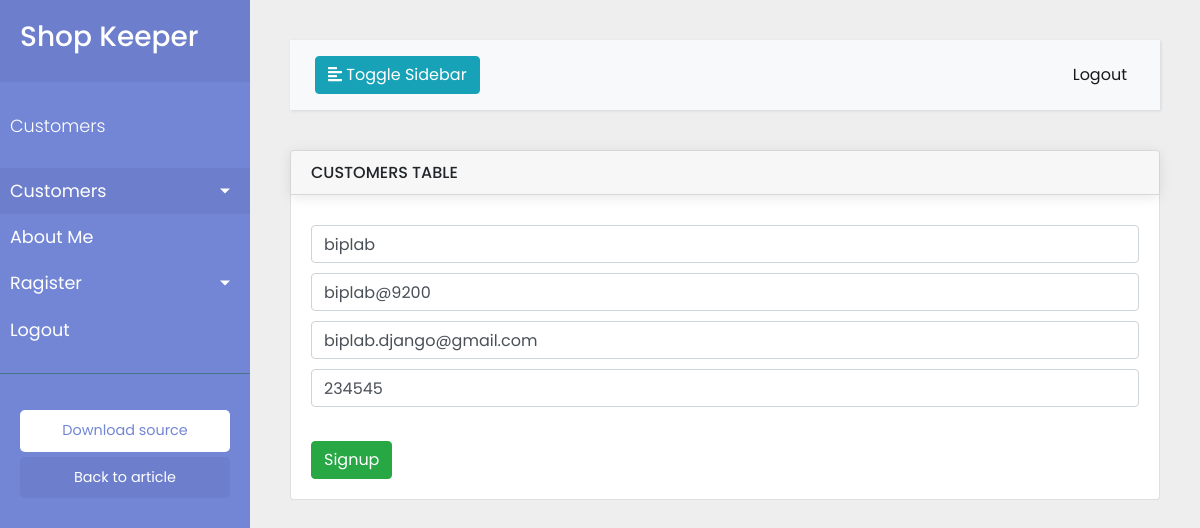
The app's page /update/2/ with its own data.
### customer/models.py (models this page shows, shortened)
class Customer(models.Model):
    name = models.CharField(max_length=100,default='username', verbose_name='Customer Name')
    password = models.CharField(max_length=100)
    email = models.EmailField(max_length=200,unique=True)
    mobile = models.CharField(max_length=15)
    status = models.BooleanField(default=False)

### customer/views.py (the view)
# urls.py: path('update/<int:id>/',cus_views.update_customer, name='update_customer'),
def update_customer(request,id):
    customer = Customer.objects.get(id=id)
    form = CustomerForm(request.POST or None, instance=customer)
    if form.is_valid():
        form.save()
        return redirect('all_customers')
    d = {
        'form': form
    }
    return render(request,'customer/signup.html',d)

### customer/templates/customer/signup.html (shortened to what this page needs)
{% extends 'base.html'%}
{% block content %}
<div class="wrapper">
    {% include 'navbar.html'%}
    <div id="content">
        {% include 'top-nav.html'%}
        <div class="card">
            <div class="card-header">
                <h6 class="text-uppercase mb-0">Customers Table</h6>
            </div>
            <div class="card-body">
                <form method="post">
                    {{form}}
                    <br>
                    <button type="submit" class="btn btn-success p-6">Signup</button>
                </form>
            </div>
        </div>
    </div>
</div>
{% endblock%}

### static/css/style2.css (style rules this page uses)
body { font-family: 'Poppins', sans-serif; background: #fafafa; }
.wrapper { display: flex; width: 100%; }
#content { width: calc(100% - 250px); padding: 40px; min-height: 100vh; transition: all 0.3s; position: absolute; top: 0; right: 0; }
.card { width:100%; }
.card input { margin:10px 0px; }
.card-header { border-radius: 20px; box-shadow: 0 0.125rem 0.8rem rgba(0, 0, 0, 0.1); }
.card-body input,select { width:100%; }

### static/css/style.css (style rules this page uses)
body { background:#eee; }

### records on screen
Customer: name "biplab", password "biplab@9200", email "biplab.django@gmail.com", mobile "234545"
